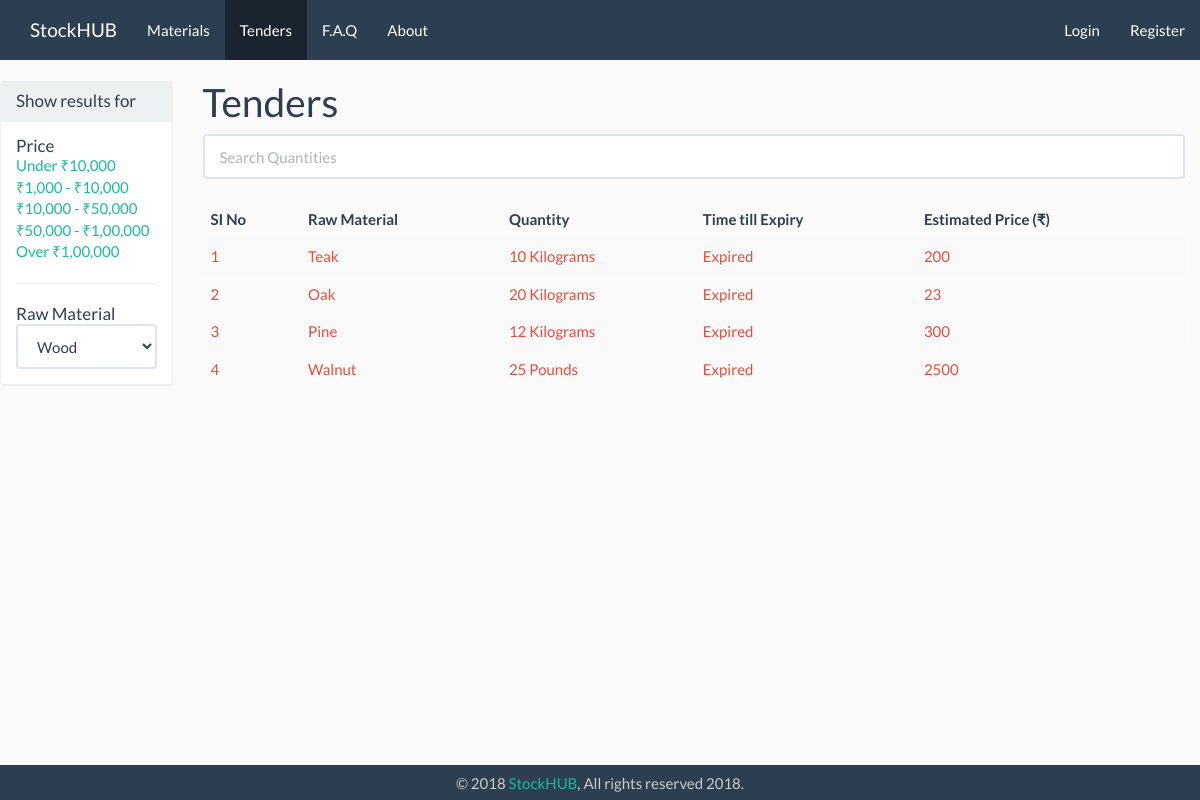
Before: /index.php/tenders with the older database file.
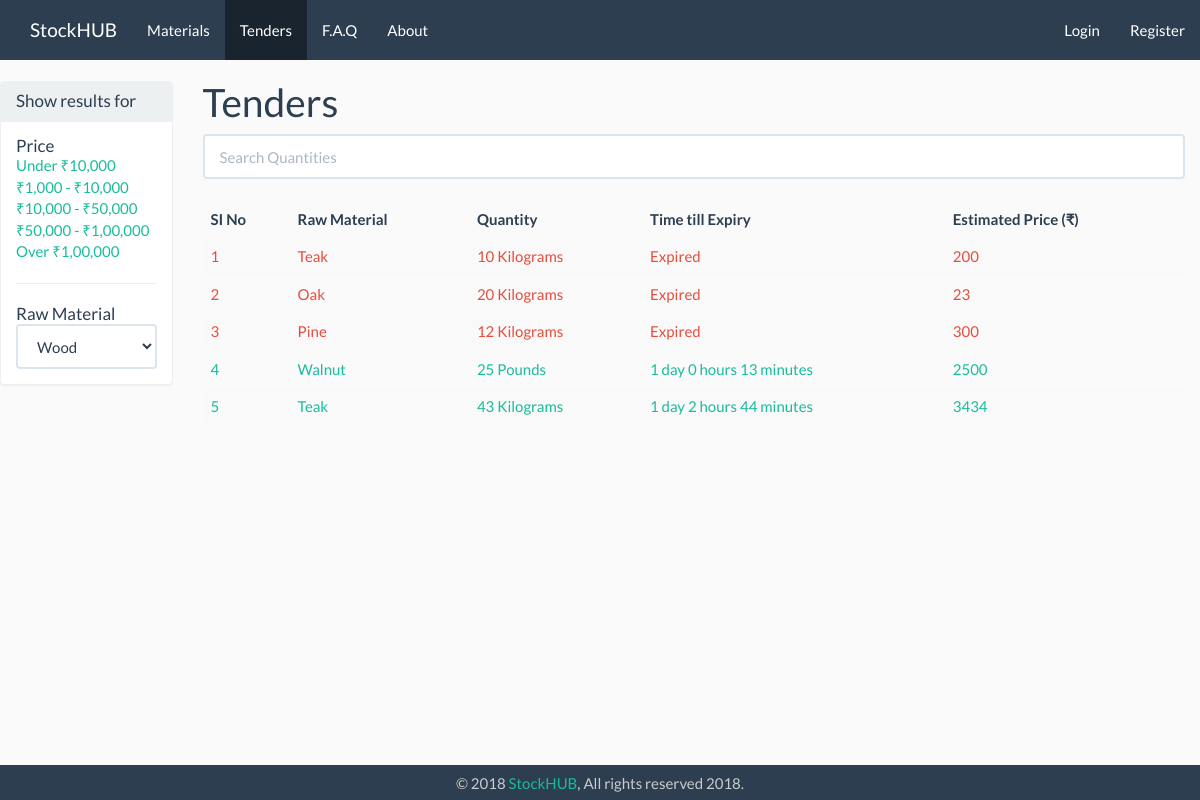
After: the same page with the newer database file.
### tables this page shows
CREATE TABLE `tender` (
  `tender_id` int(11) NOT NULL,
  `m_id` varchar(11) NOT NULL,
  `raw_material_id` int(11) NOT NULL,
  `tender_quantity` int(11) NOT NULL,
  `tender_quantity_unit` varchar(15) NOT NULL,
  `date_of_submission` date NOT NULL,
  `time_submission` time NOT NULL,
  `date_expire` date NOT NULL,
  `time_expire` time NOT NULL,
  `delivery_location` int(11) NOT NULL,
  `estimated_price` int(9) NOT NULL,
  `extra_info` text,
  `tender_status` set('active','ongoing','completed','expired') NOT NULL
);

CREATE TABLE `raw_material` (
  `raw_material_id` int(11) NOT NULL,
  `rm_name` varchar(255) NOT NULL,
  `material_subcat_id` int(255) NOT NULL,
  `rm_slug` varchar(255) NOT NULL,
  `rm_pic` varchar(255) NOT NULL,
  `rm_desc` text NOT NULL,
  `rm_adv` text NOT NULL,
  `rm_disadv` text NOT NULL,
  `rm_created_at` timestamp NOT NULL DEFAULT CURRENT_TIMESTAMP ON UPDATE CURRENT_TIMESTAMP
);

### application/controllers/Tenders.php (called while the page is built, shortened)
<?php
	class Tenders extends CI_Controller{
		public function index(){
            $data['title'] = 'Tenders';
            $data['tenders'] = $this->tender_model->get_tenders();
            $this->load->view('templates/header', $data);
            $this->load->view('tenders/index', $data);
            $this->load->view('templates/footer');
        }
	}

### index.php (called while the page is built, shortened)
<?php
require_once BASEPATH.'core/CodeIgniter.php';

### application/models/Tender_model.php (called while the page is built, shortened)
<?php
	class  Tender_model extends CI_Model{
        public function get_tenders($id = FALSE){
			$this->db->join('raw_material','raw_material.raw_material_id = tender.raw_material_id');
			if($id === FALSE){
				$query = $this->db->get('tender');
				return $query->result_array();
			}
			$this->db->join('manufacturers','manufacturers.m_id = tender.m_id');
			$this->db->join('material_subcat','material_subcat.subcat_id = raw_material.material_subcat_id');
			$query = $this->db->get_where('tender', array('tender_id' => $id));
			return $query->row_array();
		}
	}

### application/views/tenders/index.php (the view, shortened to what this page needs)
<div class="row">
    <div class="col-md-2">
        <div class="panel panel-default">
            <div class="panel-heading">
                <h3 class="panel-title">Show results for</h3>
            </div>
            <div class="panel-body">
                    <h3 class="panel-title">Price</h3>
                        <li class="list-unstyled"><a href="#">Under ₹10,000</a></li>
                        <li class="list-unstyled"><a href="#">₹1,000 - ₹10,000</a></li>
                        <li class="list-unstyled"><a href="#">₹10,000 - ₹50,000</a></li>
                        <li class="list-unstyled"><a href="#">₹50,000 - ₹1,00,000</a></li>
                        <li class="list-unstyled"><a href="#">Over ₹1,00,000</a></li>
                    <hr>
                    <h3 class="panel-title">Raw Material</h3>
                        <select class="form-control" id="sel1" name="tender_quantity_unit">
                            <option value="wood">Wood</option>
                        </select>
        </div>
        </div>
    </div>
    <div class="col-md-10">
        <h1><?= $title ?></h1>
        <input class="form-control" id="tenderSearchInput" type="text" placeholder="Search" >
        <br>
        <table class="table table-striped table-hover " id="tenderSearchTable">
            <thead>
                <tr>
                    <th>SI No</th>
                    <th onclick="sortTable(0)" >Raw Material</th>
                    <th onclick="sortTable(1)" >Quantity</th>
                    <th onclick="sortTable(2)" >Time till Expiry</th>
                    <th onclick="sortTable(3)" >Estimated Price (₹)</th>
                </tr>
            </thead>
            <tbody id="tenderSearchTableBody">
                <?php $i = 1; ?>
                <?php foreach($tenders as $tender): ?>
                        <tr>
                            <td> <a href="<?php echo base_url(); ?>tenders/view/<?php echo($tender['tender_id']); ?>"></a> <?php echo($i++);?></td>
                            <td><?php echo ($tender['rm_name']);?></td>
                            <td><?php echo ($tender['tender_quantity']." ".$tender['tender_quantity_unit']);?> </td>
                            <td id="tenderSearchTableTD">
                            <?php
                                $expdate = $tender['date_expire'];
                                $exptime = $tender['time_expire'];
                                $exp = date('Y-m-d H:i:s', strtotime("$expdate $exptime "));
                                $datetime1 = new DateTime();
                                $datetime2 = new DateTime($exp);
                                if ( $datetime1 >  $datetime2){
                                    echo("Expired");
                                }
                                else{
                                    $interval = $datetime1->diff($datetime2);
                                    echo $interval->format('%d day %h hours %i minutes');
                                }
                            ?>
                            </td>
                            <td><?php echo ($tender['estimated_price']);?></td>
                        </tr>
                <?php endforeach; ?>
            </tbody>
        </table>
    </div>
</div>

Changed rows visible on the page:
changed tender "Pounds": $interval->format('%d day %h hours %i minutes') (not shown) → "1 day 0 hours 13 minutes"; no longer shows "Expired"
added tender: raw_material.rm_name "Teak", tender_quantity "43", tender_quantity_unit "Kilograms", $interval->format('%d day %h hours %i minutes') "1 day 2 hours 44 minutes", estimated_price "3434"
